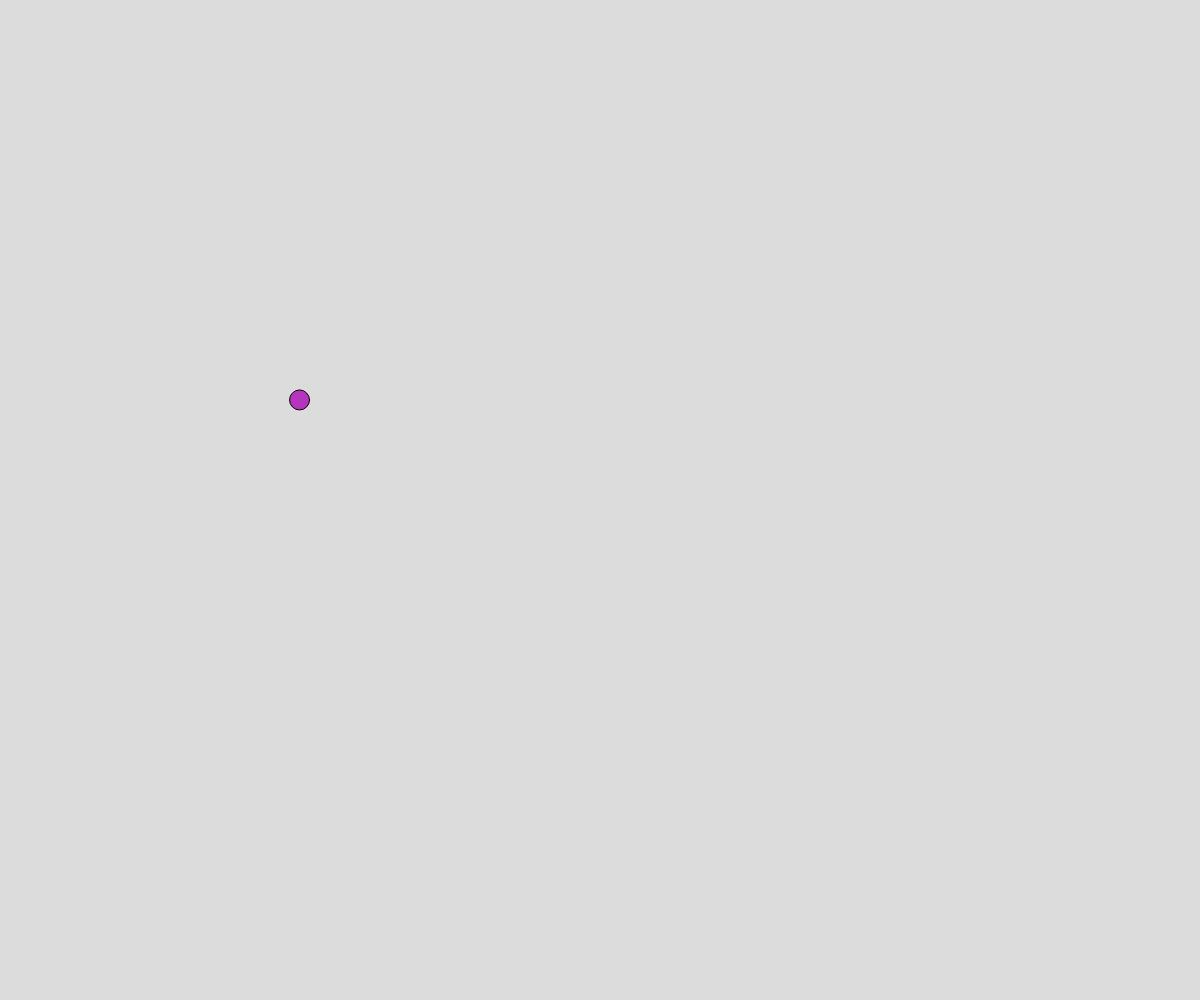
Frame 1 (no input)
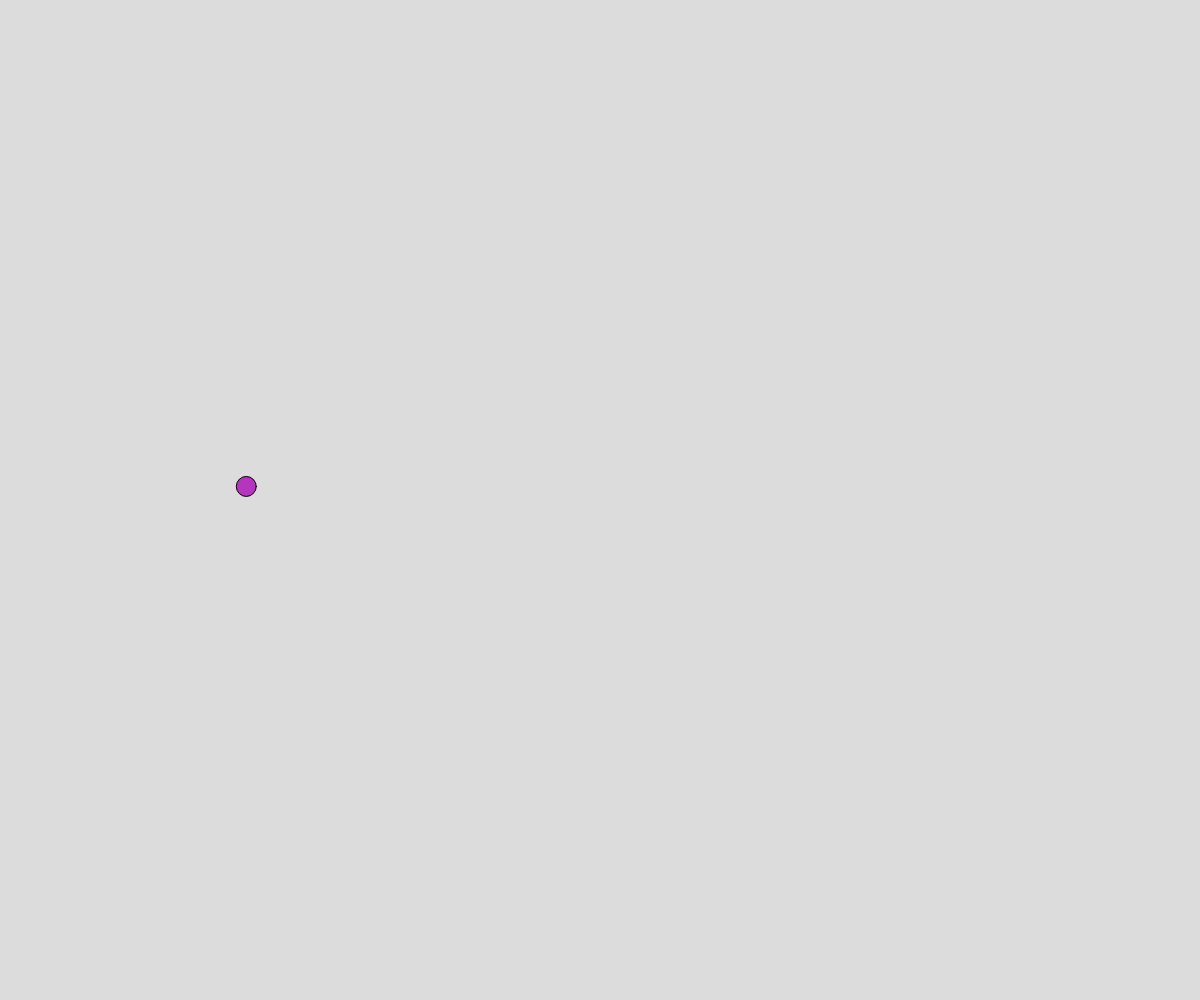
Frame 60 (no input)
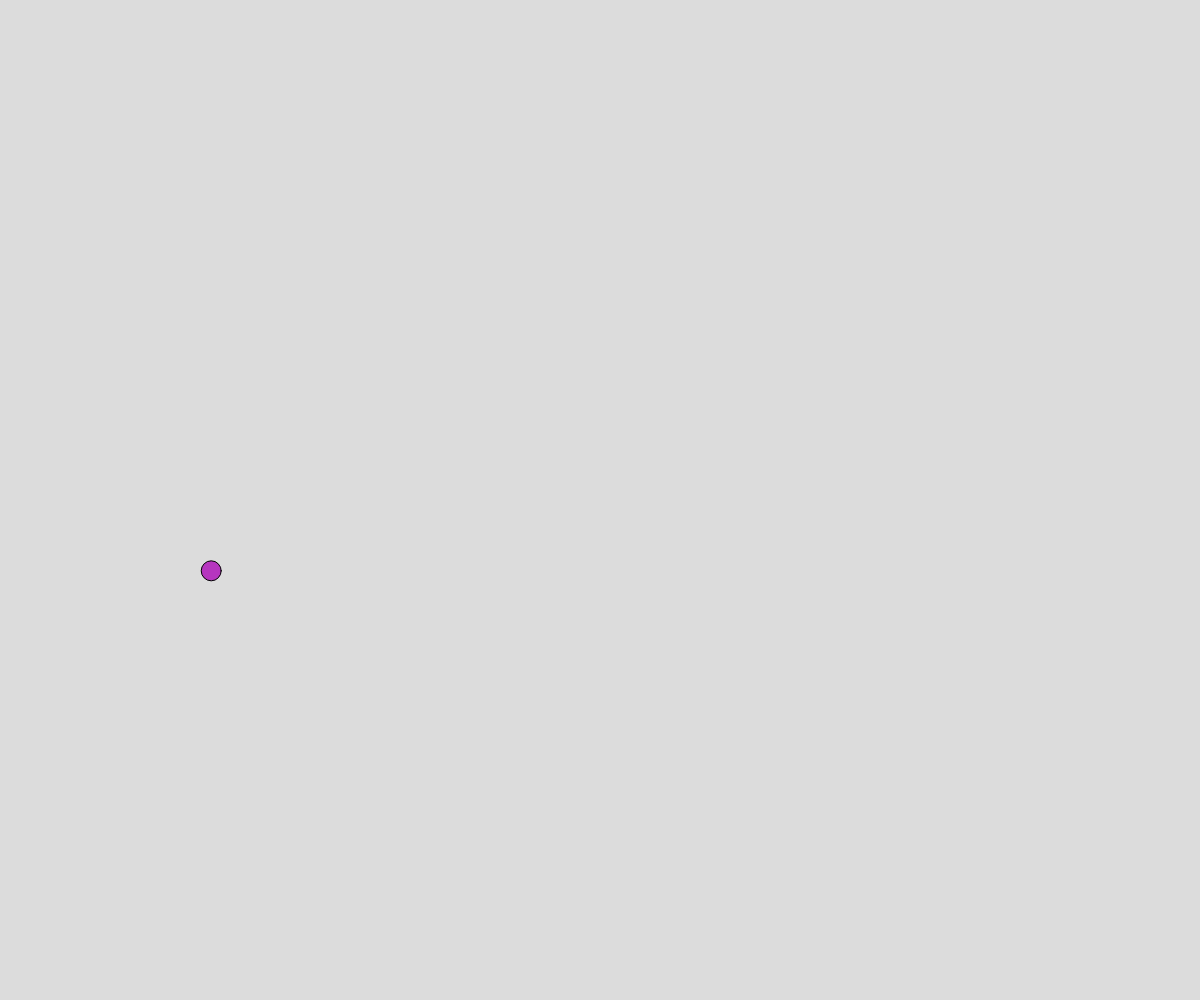
Frame 120 (the mouse pressed at the canvas centre since frame 60)

The p5.js sketch that drew these frames (run headless with seeded random() and noise() and a simulated clock; from frame 60 on, the mouse is pressed at the canvas centre):

// p5.js sketch
// ── sketch.js
// Objects and Noise
// Lucas F. 
// Sept 26. 2025
//

let ball; 

function setup() {
  createCanvas(windowWidth, windowHeight);
  ball = { // object notation. Inside the bracket
           // set up a bunch of property : value pairs
      x: 300, y: 400, size: 20, 
      c: color(random(255), random(255), random(255)), 
      timeX: random(100), timeY: random(100),
      timeOff: 0.02
    }
}

function draw() {
  background(220);
  moveBall(ball);
}

function moveBall(b){
  //b -> Ball type object
  // update position and draw provided ball

  // generte random position change (x and y)
  let dx = noise(b.timeX); // 0-1
  dx = map(dx, 0, 1, -5, 5); 
  let dy = noise(b.timeY);
  dy = map(dy, 0, 1, -5, 5); 

  // advance noise graph "cursors"
  b.timeX += b.timeOff;  b.timeY += b.timeOff;

  b.x += dx;     b.y += dy;

  // render the circle
  fill(b.c);
  circle(b.x, b.y, b.size); 
}
